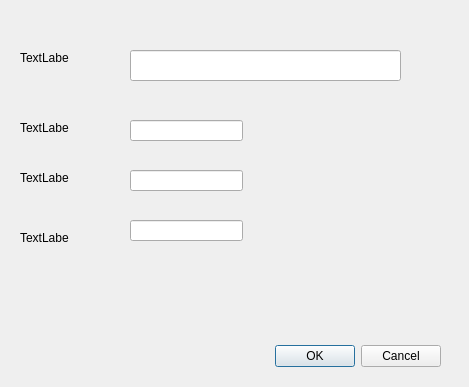
<?xml version="1.0" encoding="UTF-8"?>
<ui version="4.0">
 <class>Dialog</class>
 <widget class="QDialog" name="Dialog">
  <property name="geometry">
   <rect>
    <x>0</x>
    <y>0</y>
    <width>469</width>
    <height>387</height>
   </rect>
  </property>
  <property name="windowTitle">
   <string>Dialog</string>
  </property>
  <widget class="QDialogButtonBox" name="buttonBox">
   <property name="geometry">
    <rect>
     <x>100</x>
     <y>340</y>
     <width>341</width>
     <height>32</height>
    </rect>
   </property>
   <property name="orientation">
    <enum>Qt::Orientation::Horizontal</enum>
   </property>
   <property name="standardButtons">
    <set>QDialogButtonBox::StandardButton::Cancel|QDialogButtonBox::StandardButton::Ok</set>
   </property>
  </widget>
  <widget class="QLineEdit" name="lineEdit">
   <property name="geometry">
    <rect>
     <x>130</x>
     <y>50</y>
     <width>271</width>
     <height>31</height>
    </rect>
   </property>
  </widget>
  <widget class="QLineEdit" name="lineEdit_2">
   <property name="geometry">
    <rect>
     <x>130</x>
     <y>120</y>
     <width>113</width>
     <height>21</height>
    </rect>
   </property>
  </widget>
  <widget class="QLineEdit" name="lineEdit_3">
   <property name="geometry">
    <rect>
     <x>130</x>
     <y>170</y>
     <width>113</width>
     <height>21</height>
    </rect>
   </property>
  </widget>
  <widget class="QLineEdit" name="lineEdit_4">
   <property name="geometry">
    <rect>
     <x>130</x>
     <y>220</y>
     <width>113</width>
     <height>21</height>
    </rect>
   </property>
  </widget>
  <widget class="QLabel" name="label">
   <property name="geometry">
    <rect>
     <x>20</x>
     <y>50</y>
     <width>49</width>
     <height>16</height>
    </rect>
   </property>
   <property name="text">
    <string>TextLabel</string>
   </property>
  </widget>
  <widget class="QLabel" name="label_2">
   <property name="geometry">
    <rect>
     <x>20</x>
     <y>120</y>
     <width>49</width>
     <height>16</height>
    </rect>
   </property>
   <property name="text">
    <string>TextLabel</string>
   </property>
  </widget>
  <widget class="QLabel" name="label_3">
   <property name="geometry">
    <rect>
     <x>20</x>
     <y>170</y>
     <width>49</width>
     <height>16</height>
    </rect>
   </property>
   <property name="text">
    <string>TextLabel</string>
   </property>
  </widget>
  <widget class="QLabel" name="label_4">
   <property name="geometry">
    <rect>
     <x>20</x>
     <y>230</y>
     <width>49</width>
     <height>16</height>
    </rect>
   </property>
   <property name="text">
    <string>TextLabel</string>
   </property>
  </widget>
 </widget>
 <resources/>
 <connections>
  <connection>
   <sender>buttonBox</sender>
   <signal>accepted()</signal>
   <receiver>Dialog</receiver>
   <slot>accept()</slot>
   <hints>
    <hint type="sourcelabel">
     <x>248</x>
     <y>254</y>
    </hint>
    <hint type="destinationlabel">
     <x>157</x>
     <y>274</y>
    </hint>
   </hints>
  </connection>
  <connection>
   <sender>buttonBox</sender>
   <signal>rejected()</signal>
   <receiver>Dialog</receiver>
   <slot>reject()</slot>
   <hints>
    <hint type="sourcelabel">
     <x>316</x>
     <y>260</y>
    </hint>
    <hint type="destinationlabel">
     <x>286</x>
     <y>274</y>
    </hint>
   </hints>
  </connection>
 </connections>
</ui>
